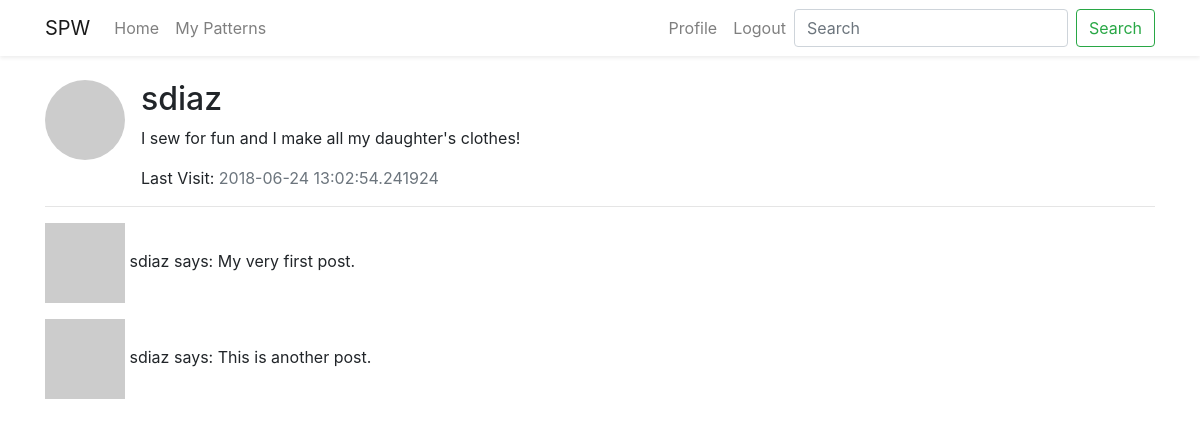
Page /user/sdiaz (signed in) on the committed database.
### src/models.py (models this page shows, shortened)
class User(UserMixin, db.Model):
    id = db.Column(db.Integer, primary_key=True)
    username = db.Column(db.String(64), index=True, unique=True)
    email = db.Column(db.String(128), index=True, unique=True)
    password_hash = db.Column(db.String(128))
    posts = db.relationship('Post', backref='author', lazy='dynamic')
    about_me = db.Column(db.String(140))
    last_seen = db.Column(db.DateTime, default=datetime.utcnow)
    following = db.relationship(
        'User', secondary=followers,
        primaryjoin=(followers.c.follower_id == id),
        secondaryjoin=(followers.c.following_id == id),
        backref=db.backref('followers', lazy='dynamic'),
        lazy='dynamic',
    )
    def avatar(self, size):
        digest = md5(self.email.lower().encode('utf-8')).hexdigest()
        return f"https://www.gravatar.com/avatar/{digest}?d=robohash&s={size}"

### src/routes.py (the view)
@app.route('/user/<username>')
@login_required
def user(username):
    c_user = User.query.filter_by(username=username).first_or_404()
    posts = [
        {
            'author': c_user,
            'body': 'My very first post.'
        },
        {
            'author': c_user,
            'body': 'This is another post.'
        }
    ]
    return render_template('user.html', title=c_user.username, user=c_user, posts=posts)

### src/models.py (called while the page is built)
@login.user_loader
def load_user(idx):
    return User.query.get(int(idx))

### src/routes.py (called while the page is built)
@app.before_request
def before_request():
    if current_user.is_authenticated:
        current_user.last_seen = datetime.utcnow()
        db.session.commit()

### src/templates/user.html (shortened to what this page needs)
{% extends 'base.html' %}
{% block content %}
    <div class="media">
        <img src="{{ user.avatar(128) }}" alt="Profile Image" class="rounded-circle mr-3">
        <div class="media-body">
            <h2 class="mt-0 mr-3 d-inline">{{ user.username }}</h2>
            {% if user.about_me %}
                <p class="mt-2">{{ user.about_me }}</p>
            {% else %}
                <p class="text-muted mt-2">Tell us something about you.</p>
            {% endif %}
            {% if user.last_seen %} <p class="d-inline">Last Visit: </p>
                <p class="text-muted d-inline">{{ user.last_seen }}</p>{% endif %}
        </div>
    </div>
    <hr>
    {% for post in posts %}
        {% include "includes/_post.html" %}
    {% endfor %}
{% endblock %}

### src/templates/base.html (shortened to what this page needs)
<!DOCTYPE html>
<html lang="en">
<head>
    <link rel="stylesheet" href="https://stackpath.bootstrapcdn.com/bootstrap/4.1.1/css/bootstrap.min.css"
>
    <link rel="stylesheet" href="https://use.fontawesome.com/releases/v5.1.0/css/all.css"
>
</head>
<body>
{% include "includes/_navbar.html" %}
<br>
<div class="container">
    {% block content %}{% endblock %}
</div>
</body>
</html>

### src/templates/includes/_navbar.html (shortened to what this page needs)
<nav class="navbar navbar-expand-lg navbar-light shadow-sm">
    <div class="container">
        <a class="navbar-brand" href="/">SPW</a>
        <div class="collapse navbar-collapse" id="navbarSupportedContent">
            <ul class="navbar-nav mr-auto">
                <li class="nav-item">
                    <a class="nav-link" href="{{ url_for('index') }}">Home</a>
                </li>
                <li class="nav-item">
                    <a class="nav-link" href="{{ url_for('my_patterns') }}">My Patterns</a>
                </li>
            </ul>
            <ul class="navbar-nav ml-auto">
                {% if current_user.is_anonymous %}
                    <li class="nav-item">
                        <a href="{{ url_for('login') }}" class="nav-link">Login</a>
                    </li>
                {% else %}
                    <li class="nav-item">
                        <a href="{{ url_for('user', username=current_user.username) }}" class="nav-link">Profile</a>
                    </li>
                    <li class="nav-item">
                        <a href="{{ url_for('logout') }}" class="nav-link">Logout</a>
                    </li>
                {% endif %}
            </ul>
            <form class="form-inline my-2 my-lg-0">
                <input class="form-control mr-sm-2" type="search" placeholder="Search" aria-label="Search">
                <button class="btn btn-outline-success my-2 my-sm-0" type="submit">Search</button>
            </form>
        </div>
    </div>
</nav>

### src/templates/includes/_post.html
<p>
    <img src="{{ post.author.avatar(36) }}" alt="Profile Image">
    {{ post.author.username }} says: {{ post.body }}
</p>

### rows in the picture
User: username "sdiaz", about_me "I sew for fun and I make all my daughter's clothes!", last_seen "2018-06-24 13:02:54.241924", author.username "sdiaz" "sdiaz"

### other values in the picture
{{ post.body }} "My very first post." "This is another post."
